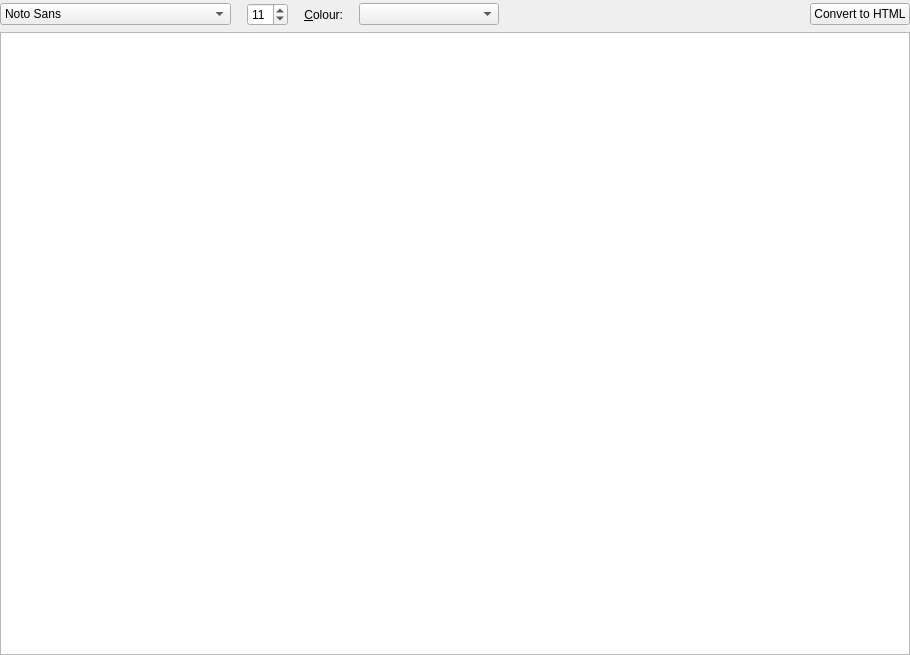
           <widget class="QWidget" name="tab_Notes">
            <property name="minimumSize">
             <size>
              <width>910</width>
              <height>655</height>
             </size>
            </property>
            <attribute name="title">
             <string>&amp;Notes</string>
            </attribute>
            <attribute name="whatsThis">
             <string notr="true">NOTES</string>
            </attribute>
            <layout class="QVBoxLayout" name="vlayout_Notes">
             <property name="leftMargin">
              <number>0</number>
             </property>
             <property name="topMargin">
              <number>3</number>
             </property>
             <property name="rightMargin">
              <number>0</number>
             </property>
             <property name="bottomMargin">
              <number>0</number>
             </property>
             <item>
              <layout class="QHBoxLayout" name="hlayout_Notes" stretch="0,0,0,0,0,0">
               <property name="spacing">
                <number>16</number>
               </property>
               <item>
                <widget class="QFontComboBox" name="combo_Notes_Font">
                 <property name="minimumSize">
                  <size>
                   <width>200</width>
                   <height>0</height>
                  </size>
                 </property>
                 <property name="editable">
                  <bool>false</bool>
                 </property>
                 <property name="currentText">
                  <string>Noto Sans</string>
                 </property>
                </widget>
               </item>
               <item>
                <widget class="QSpinBox" name="spin_Notes_FontSize">
                 <property name="minimumSize">
                  <size>
                   <width>35</width>
                   <height>0</height>
                  </size>
                 </property>
                 <property name="minimum">
                  <number>3</number>
                 </property>
                 <property name="maximum">
                  <number>50</number>
                 </property>
                 <property name="value">
                  <number>11</number>
                 </property>
                </widget>
               </item>
               <item>
                <widget class="QLabel" name="label_NotesColour">
                 <property name="text">
                  <string>&amp;Colour:</string>
                 </property>
                 <property name="alignment">
                  <set>Qt::AlignRight|Qt::AlignTrailing|Qt::AlignVCenter</set>
                 </property>
                 <property name="buddy">
                  <cstring>combo_Notes_Colour</cstring>
                 </property>
                </widget>
               </item>
               <item>
                <widget class="QComboBox" name="combo_Notes_Colour">
                 <property name="minimumSize">
                  <size>
                   <width>140</width>
                   <height>0</height>
                  </size>
                 </property>
                </widget>
               </item>
               <item>
                <spacer name="hSpacer_Notes">
                 <property name="orientation">
                  <enum>Qt::Horizontal</enum>
                 </property>
                 <property name="sizeType">
                  <enum>QSizePolicy::MinimumExpanding</enum>
                 </property>
                 <property name="sizeHint" stdset="0">
                  <size>
                   <width>90</width>
                   <height>20</height>
                  </size>
                 </property>
                </spacer>
               </item>
               <item>
                <widget class="QPushButton" name="btn_ConvertToText">
                 <property name="text">
                  <string>Convert to HTML</string>
                 </property>
                </widget>
               </item>
              </layout>
             </item>
             <item>
              <widget class="QTextEdit" name="textedit_Notes">
               <property name="font">
                <font>
                 <pointsize>11</pointsize>
                </font>
               </property>
               <property name="lineWidth">
                <number>0</number>
               </property>
               <property name="lineWrapMode">
                <enum>QTextEdit::NoWrap</enum>
               </property>
               <property name="html">
                <string>&lt;!DOCTYPE HTML PUBLIC &quot;-//W3C//DTD HTML 4.0//EN&quot; &quot;http://www.w3.org/TR/REC-html40/strict.dtd&quot;&gt;
&lt;html&gt;&lt;head&gt;&lt;meta name=&quot;qrichtext&quot; content=&quot;1&quot; /&gt;&lt;meta charset=&quot;utf-8&quot; /&gt;&lt;style type=&quot;text/css&quot;&gt;
p, li { white-space: pre-wrap; }
hr { height: 1px; border-width: 0; }
li.unchecked::marker { content: &quot;\2610&quot;; }
li.checked::marker { content: &quot;\2612&quot;; }
&lt;/style&gt;&lt;/head&gt;&lt;body style=&quot; font-family:'Segoe UI'; font-size:11pt; font-weight:400; font-style:normal;&quot;&gt;
&lt;p style=&quot;-qt-paragraph-type:empty; margin-top:0px; margin-bottom:0px; margin-left:0px; margin-right:0px; -qt-block-indent:0; text-indent:0px;&quot;&gt;&lt;br /&gt;&lt;/p&gt;&lt;/body&gt;&lt;/html&gt;</string>
               </property>
              </widget>
             </item>
            </layout>
           </widget>
